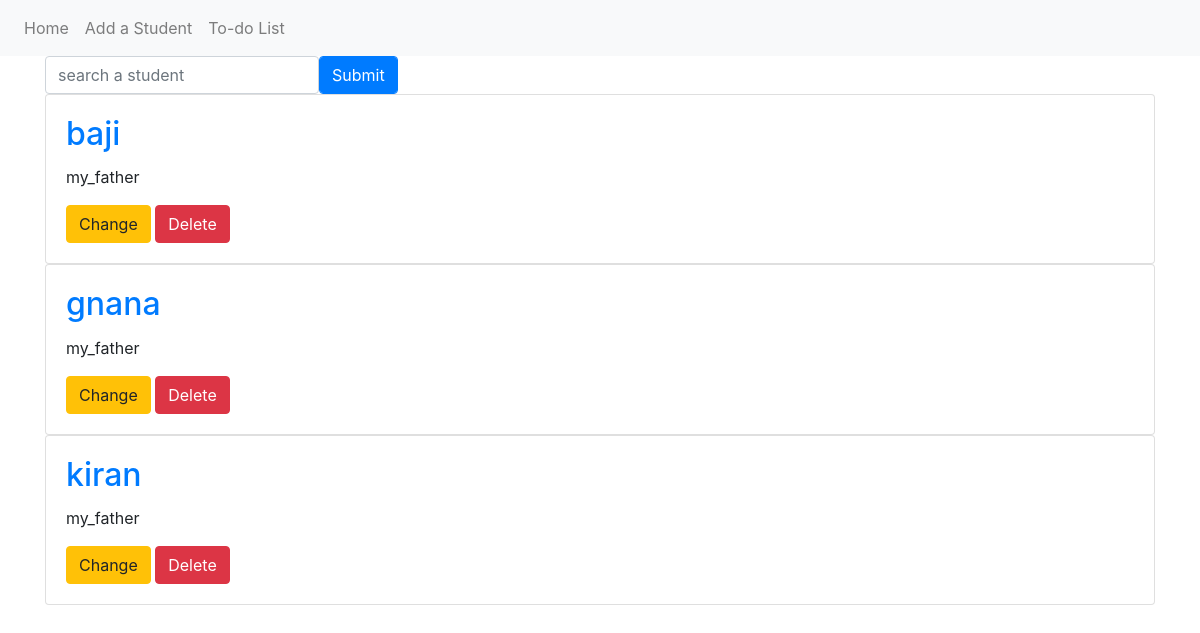
Before: / with the older database file.
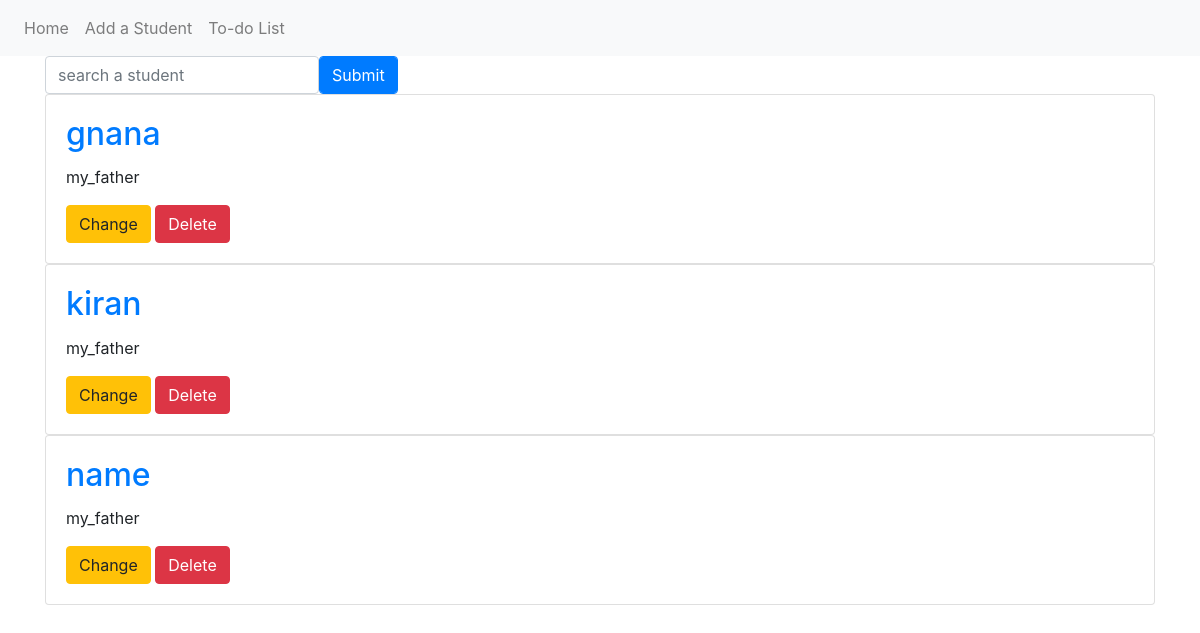
After: the same page with the newer database file.
### myapp/models.py (models this page shows, shortened)
class Student(models.Model):
    name=models.CharField(max_length=200,default=0)
    father=models.CharField(max_length=200,default='my_father')
    slug=models.SlugField(blank=True)
    s=models.ForeignKey(Section,null=True,on_delete=models.PROTECT)

### myapp/views.py (the view)
# urls.py: path('',index,name='index'),
def index(request):
    want=request.GET.get('q',None)
    if not want:
        details=Student.objects.all()
    else:
        details=Student.objects.filter(name__contains=want)
    return render(request,'myapp/index.html',{'details':details})

### myapp/templates/myapp/index.html
{% extends 'base/base.html' %}
{% block content %}
<form action="/" method="get" class="form-inline">
    <input type="text" id="q" name="q" class="form-control" placeholder="search a student">
    <input type="submit" class="form-control btn btn-primary">
</form>
{% for student in details %}
<div class="card">
    <div class="card-body">
        <h2 class="card-title"><a href="{% url 'student' student.slug %}">{{student.name}}</a></h2>
        <p class="card-text">{{student.father}}</p>
        <a class="btn btn-warning" href="{% url 'edit' pk=student.pk %}">Change</a>
        <a class="btn btn-danger" href="{% url 'delete' pk=student.pk %}">Delete</a>
    </div>
</div>
{% endfor %}
{% endblock %}

### base/templates/base/base.html (shortened to what this page needs)
{% load static %}
<!DOCTYPE html>
<html lang="en">
<head>
    <link rel="stylesheet" href="{% static 'css/bootstrap.css' %}">
    <link rel="stylesheet" href="{% static 'css/bootstrap-grid.css' %}">
    <link rel="stylesheet" href="{% static 'css/bootstrap-reboot.css' %}">
    <link rel="stylesheet" href="{% static 'css/styles.css' %}">
</head>
<body>
    <nav class="navbar navbar-expand-md navbar-light bg-light">
        <ul class="navbar-nav">
            <li class="nav-item"><a class="nav-link" href="{% url 'index' %}">Home</a></li>
            <li class="nav-item"><a class="nav-link" href="{% url 'create' %}">Add a Student</a></li>
            <li class="nav-item"><a class="nav-link" href="{% url 'todo' %}">To-do List</a></li>
        </ul>
    </nav>
    <div class="container container-border">
        {% block content %}{% endblock %}
    </div>
</body>
</html>

Changed rows visible on the page:
removed Student: name "baji", father "my_father"
added Student: name "name", father "my_father"
